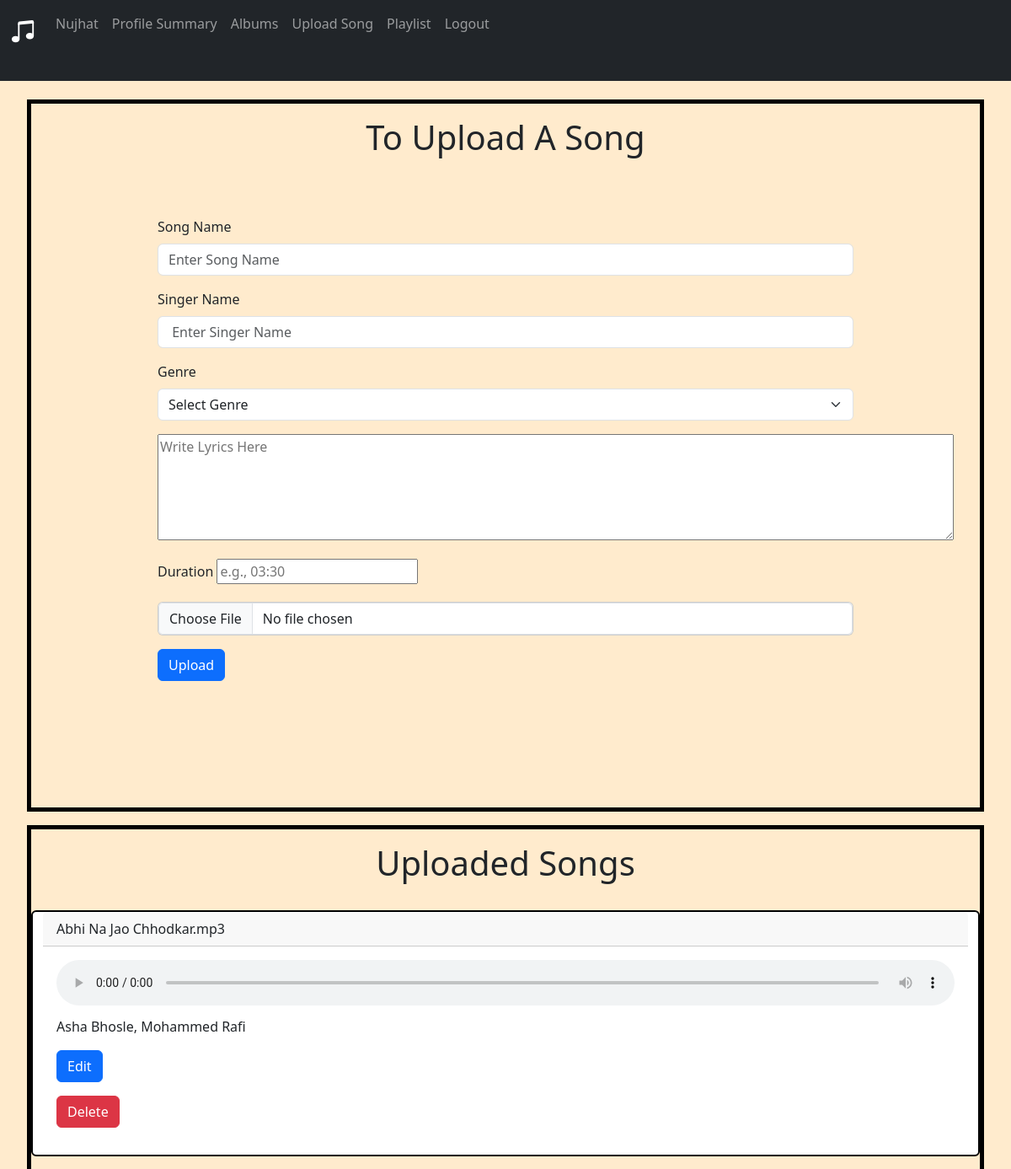
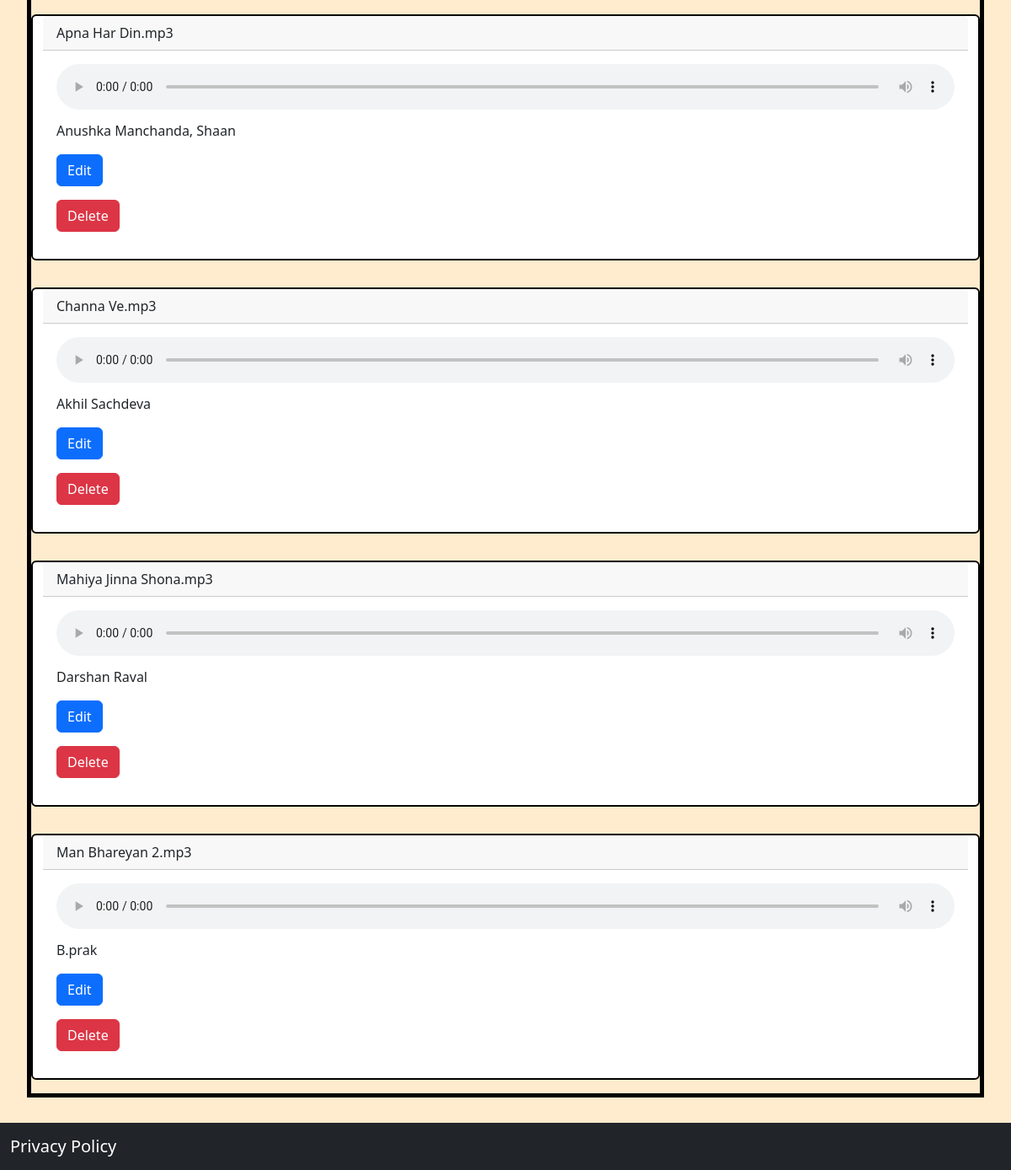
The page /upload_song (signed in) on the database its author committed (2 pictures, top to bottom).
### website/models.py (models this page shows)
class Song(db.Model):
    id = db.Column(db.Integer, primary_key = True)
    name = db.Column(db.String(150))
    lyrics = db.Column(db.String(5000))
    duration = db.Column(db.String(150))
    singer = db.Column(db.String(150))
    genre = db.Column(db.String(150))
    created_at = db.Column(db.DateTime(), default = func.now())
    ratings = db.Column(db.Float, default=0.0)
    num_ratings = db.Column(db.Integer, default=0)
    user_id = db.Column(db.Integer, db.ForeignKey('user.id'))
    albums = db.relationship('Album', secondary= album_song_association, back_populates='album_songs')
    playlists = db.relationship('Playlist', secondary= playlist_song_association, back_populates='songs')

### website/views.py (the view, shortened to what this page needs)
@views.route('/upload_song', methods=['GET', 'POST'])
def upload_song():
    user_name = session.get('user_name')
    if not user_name:
        flash('Please Login First')
        return redirect(url_for('auth.login'))
    songs = Song.query.filter_by(user_id = session.get('user'))
    return render_template("upload_song.html", user_name=user_name, songs = songs)

### website/templates/upload_song.html (shortened to what this page needs)
{% extends "base.html" %}
{% block content %}
<div class="mt-5" style="border: 5px solid black; ">
  <h1 class="mt-3">
    <center>To Upload A Song</center>
  </h1>
  <form method="POST" style="margin: 150px; margin-top: 70px;" action="{{ url_for('views.upload_song') }}"
    enctype="multipart/form-data">
    <div class="mb-3">
      <label for="song_name" class="form-label">Song Name</label>
      <input type="text" class="form-control" id="song_name" name="songName" placeholder="Enter Song Name" required>
    </div>
    <div class="mb-3">
      <label for="singer_name" class="form-label">Singer Name</label>
      <input type="text" class="form-control" id="singer_name" name="singer_name" placeholder=" Enter Singer Name">
    </div>
    <div class="mb-3">
      <label for="genre" class="form-label">Genre</label>
      <select class="form-select" id="genre" name="genre" required>
        <option value="" disabled selected>Select Genre</option>
      </select>
    </div>
    <div class="mb-3">
      <textarea id="lyrics" name="lyrics" rows="5" cols="100" placeholder="Write Lyrics Here"></textarea>
    </div>
    <div class="mb-3">
      <label for="duration" class="form-label">Duration</label>
      <input id="duration" name="duration" pattern="[0-9]{1,3}:[0-5][0-9]" placeholder="e.g., 03:30" required>
    </div>
    <div class="mb-3  mt-3 card  bg-light text-dark ">
      <input class="form-control" type="file" name="song" accept="audio/mpeg, audio/ogg, audio/wav" required>
    </div>
    <button type="submit" class="btn btn-primary">Upload</button>
  </form>
</div>
<div class="mt-3 mb-3" style="border: 5px solid black;">
  <h1 class="mt-3 mb-3">
    <center>Uploaded Songs</center>
   </h1>
  <div class="container">
    <div class="row">
      {% for song in songs %}
      <div class="card mt-3 mb-3" style="border: 2px solid black;">
        <div class="card-header">
          {{ song.name }}
        </div>
        <div class="card-body ">
          <h5 class="card-title"><audio controls style="width: 100%;">
              <source src="{{ url_for('static', filename='songs/' + song.name) }}" type="audio/mpeg">
            </audio></h5>
          <p class="card-text">{{ song.singer }}
            <form action="{{ url_for('views.edit_song', song_id=song.id) }}" method="get">
              <button type="submit" class="btn btn-primary float-right mb-3">Edit</button>
            </form>
          <form action="{{ url_for('views.delete_song', song_id=song.id) }}" method="post">
            <button type="submit" class="btn btn-danger float-right">Delete</button>
          </form>
          </p>
        </div>
      </div>
      {% endfor %}
    </div>
  </div>
</div>
{% endblock %}

### rows shown on the page
Song: name "Abhi Na Jao Chhodkar.mp3", singer "Asha Bhosle, Mohammed Rafi"
Song: name "Apna Har Din.mp3", singer "Anushka Manchanda, Shaan"
Song: name "Channa Ve.mp3", singer "Akhil Sachdeva"
Song: name "Mahiya Jinna Shona.mp3", singer "Darshan Raval"
Song: name "Man Bhareyan 2.mp3", singer "B.prak"

### other values the page prints
{{ user_name }} "Nujhat"
